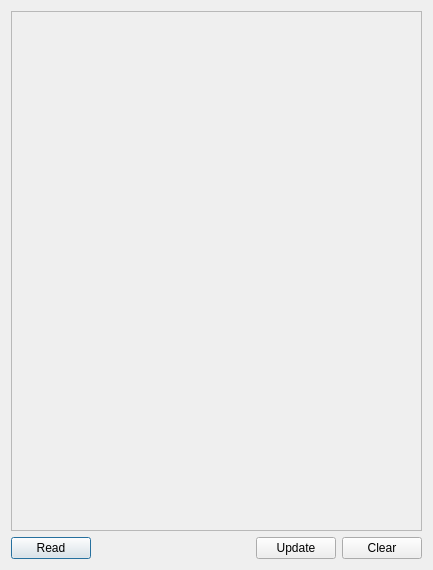
<?xml version="1.0" encoding="UTF-8"?>
<ui version="4.0">
 <class>stateReportWidget</class>
 <widget class="QDialog" name="stateReportWidget">
  <property name="geometry">
   <rect>
    <x>0</x>
    <y>0</y>
    <width>433</width>
    <height>570</height>
   </rect>
  </property>
  <property name="minimumSize">
   <size>
    <width>350</width>
    <height>350</height>
   </size>
  </property>
  <property name="windowTitle">
   <string>Dialog</string>
  </property>
  <layout class="QVBoxLayout" name="verticalLayout">
   <item>
    <widget class="QScrollArea" name="scrollArea">
     <property name="widgetResizable">
      <bool>true</bool>
     </property>
     <widget class="QWidget" name="scrollAreaWidgetContents">
      <property name="geometry">
       <rect>
        <x>0</x>
        <y>0</y>
        <width>413</width>
        <height>519</height>
       </rect>
      </property>
      <layout class="QVBoxLayout" name="verticalLayout_3">
       <item>
        <layout class="QVBoxLayout" name="stateReportLayout">
         <item>
          <spacer name="verticalSpacer">
           <property name="orientation">
            <enum>Qt::Vertical</enum>
           </property>
           <property name="sizeHint" stdset="0">
            <size>
             <width>20</width>
             <height>40</height>
            </size>
           </property>
          </spacer>
         </item>
        </layout>
       </item>
      </layout>
     </widget>
    </widget>
   </item>
   <item>
    <layout class="QHBoxLayout" name="horizontalLayout">
     <item>
      <widget class="QPushButton" name="readButton">
       <property name="text">
        <string>Read</string>
       </property>
      </widget>
     </item>
     <item>
      <spacer name="horizontalSpacer">
       <property name="orientation">
        <enum>Qt::Horizontal</enum>
       </property>
       <property name="sizeHint" stdset="0">
        <size>
         <width>40</width>
         <height>20</height>
        </size>
       </property>
      </spacer>
     </item>
     <item>
      <widget class="QPushButton" name="updateListButton">
       <property name="text">
        <string>Update</string>
       </property>
      </widget>
     </item>
     <item>
      <widget class="QPushButton" name="clearButton">
       <property name="text">
        <string>Clear</string>
       </property>
      </widget>
     </item>
    </layout>
   </item>
  </layout>
 </widget>
 <tabstops>
  <tabstop>scrollArea</tabstop>
  <tabstop>updateListButton</tabstop>
 </tabstops>
 <resources/>
 <connections/>
</ui>
